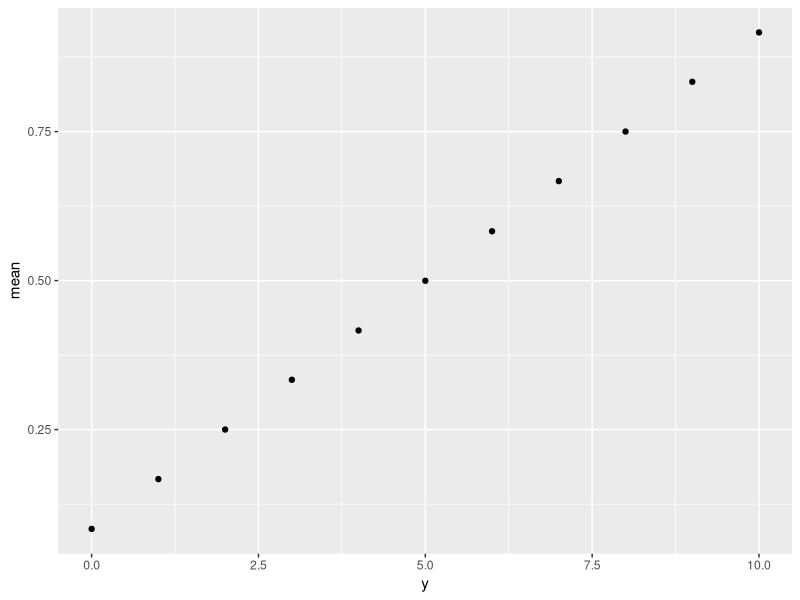
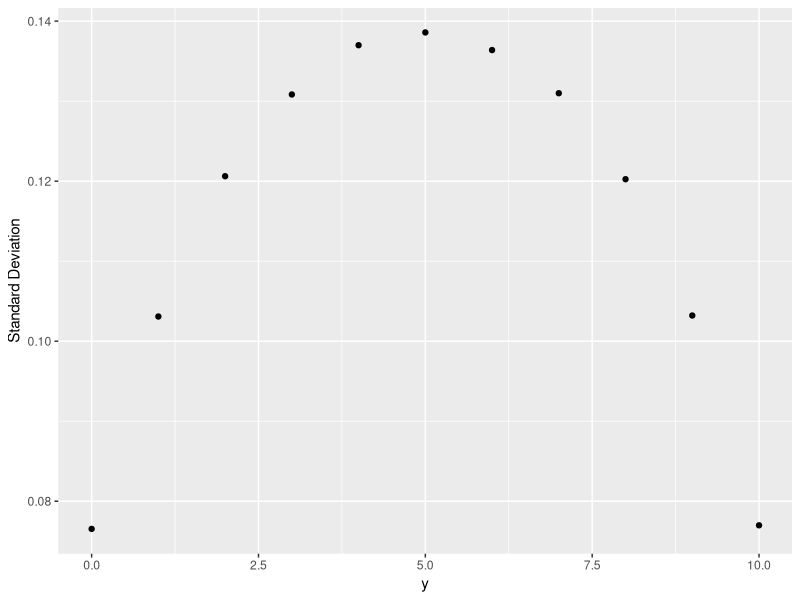
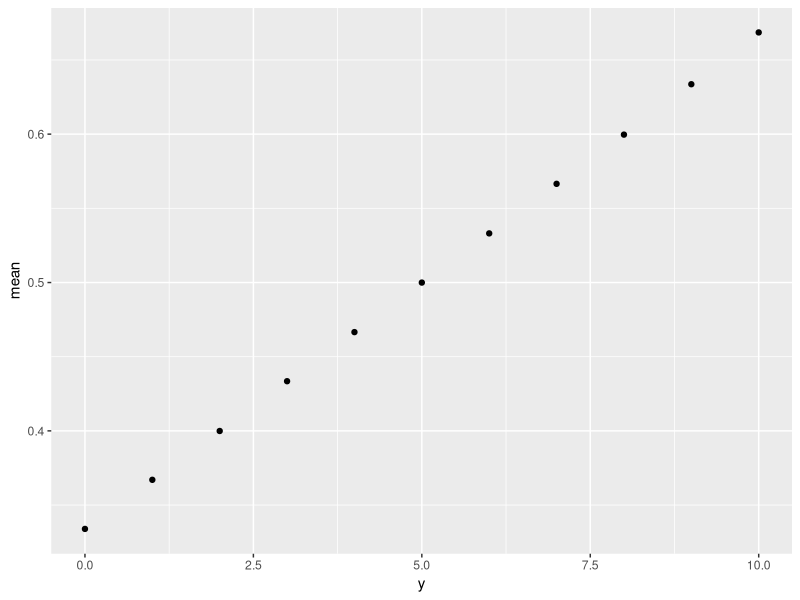
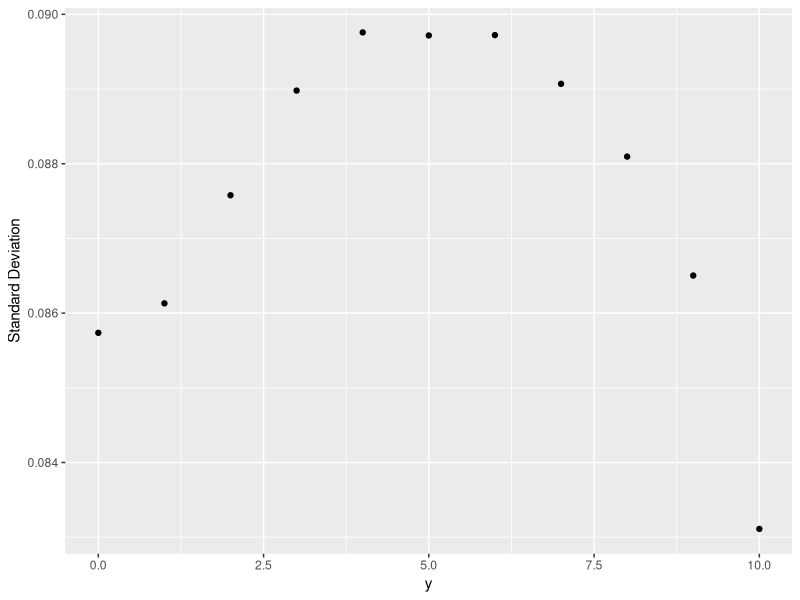

The R script that drew these images, in order:
## ---- chunk 1
question <- function(y, n, a, b){
  theta<-rbeta(1e+06,a,b)
  like<-rbinom(1e+06,n,theta)
  post<-rbeta(1e+06, like+a, n-like+b) #posterior probability distribution
  post<-cbind(post,like)
  dat<-list()
  dat2<-matrix(ncol=3,nrow=length(y))
  for(i in 1:length(y)){
    dat[[i]]<-post[,1][post[,2]==(i-1)]
    dat2[i,1]<-mean(dat[[i]])
    dat2[i,2]<-sd(dat[[i]])
    dat2[i,3]<-y[i]
  }
  dat2<-as.data.frame(dat2)
  colnames(dat2)<-c("mean", "Standard Deviation", "y")
  return(dat2)
}

## ---- chunk 2

library(ggplot2)
set.seed(1)
p2<-question(0:10, 10, 1, 1)

ggplot(p2, aes(y, mean))+geom_point()
ggplot(p2, aes(y, `Standard Deviation`))+geom_point()

## ---- chunk 3
set.seed(1)
p3<-question(0:10, 10, 10, 10)
ggplot(p3, aes(y, mean))+geom_point()
ggplot(p3, aes(y, `Standard Deviation`))+geom_point()
